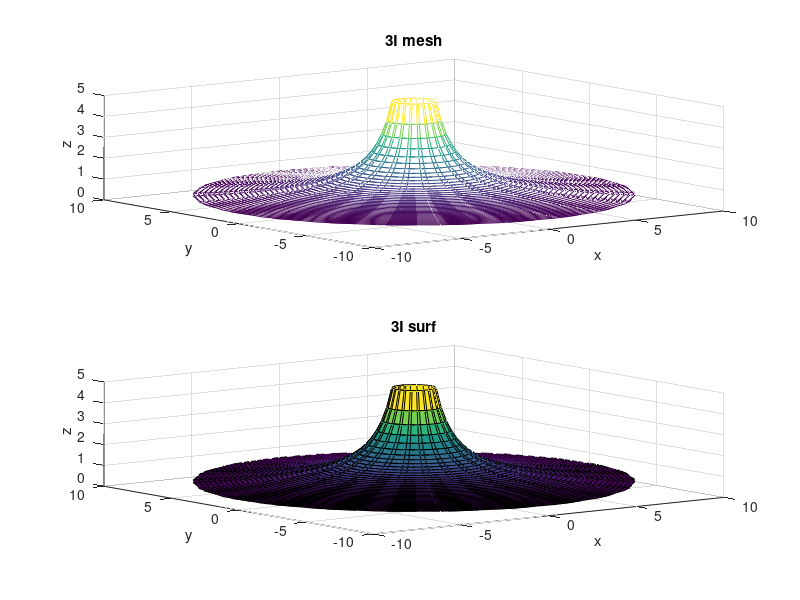

Reproduce this figure in MATLAB.
clear all
u1=1;
u2=10;
v1=-5;
v2=2.*pi;
n1=40;
n2=40;
u=linspace(u1,u2,n1);
v=linspace(v1,v2,n2);
[UU,VV]=meshgrid(u,v);
a=5;
b=5;

X=UU.*cos(VV);
Y=UU.*sin(VV);
Z=b./UU;
subplot(2,1,1)
mesh(X, Y, Z)
title('3I mesh')
xlabel('x')
ylabel('y')
zlabel('z')
subplot(2,1,2)
surf(X, Y, Z)
title('3I surf')
xlabel('x')
ylabel('y')
zlabel('z')